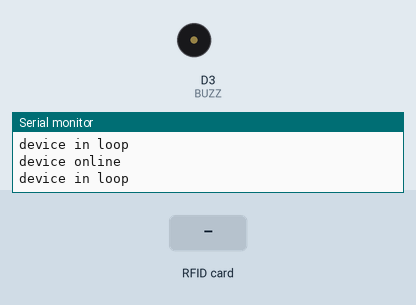
This sketch was run on a simulated ESP8266 (NodeMCU). On the bench: buzzer (waves = sounding, pin HIGH), the last lines printed to the serial monitor. Inputs (shaded band) come from the test bench. WiFi joins after 1.5 s; servers stay silent unless stated; uploads are accepted with an empty reply.

Above: at 6.3 s.
6.4 s: RFID card 5E 7A 19 C4 held to the reader
At 6.79 s:
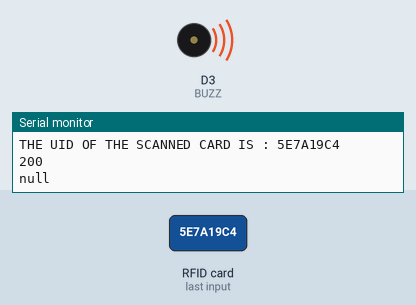
Timing chart, 0 to 9.4 s (numbered marks = the images above; inputs shaded):
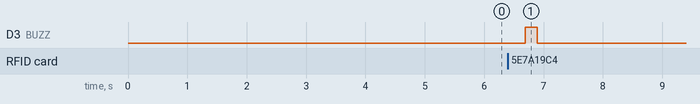

Measured:
- after the input at 6.4 s, D3 (BUZZ): LOW → HIGH after 0.29 s, → LOW 0.20 s later

The sketch:

sketch_apr14a.ino
```cpp
#include <SPI.h>
#include <MFRC522.h>
#include <ESP8266WiFi.h>
#include <ESP8266HTTPClient.h>
#include <WiFiClient.h>
#include <HttpClient.h>
#include <ArduinoJson.h>
#include <Wire.h>

#define SS_PIN D8  //--> SDA // SS is connected to pinout D2
#define RST_PIN D4
MFRC522 mfrc522(SS_PIN, RST_PIN);
#define BUZZ D3

int readsuccess;
byte readcard[4];
char str[32] = "";
String StrUID="";
String serverName = "http://mpap.in/rfid2/uid_insert.php";
HTTPClient http;
WiFiClient client;


void setup() {
  Serial.begin(115200);

  WiFi.mode(WIFI_STA);        //Prevents reconnection issue (taking too long to connect)
  delay(1000);
  WiFi.setSleepMode(WIFI_NONE_SLEEP);
  Serial.println("Communication Started \n\n");
  WiFi.begin("Ankan", "ankan#1230");
  Serial.print("Connecting");

  pinMode(BUZZ, OUTPUT);
  SPI.begin();      //--> Init SPI bus
  mfrc522.PCD_Init();
  delay(10);


  while (WiFi.status() != WL_CONNECTED)
  {
    delay(500);
    Serial.print(".");

    delay(200);
  }
  Serial.print("Connected, IP address: ");
  Serial.println(WiFi.localIP());
  Serial.print("device ok");
  delay(2000);

}

void loop() {
  Serial.print("device in loop \n");
  delay(200);
  if(WiFi.status() == WL_CONNECTED)
  {
    Serial.print("device online \n");
    int readsuccess=getid();
     if(readsuccess)
     {
      Serial.println(StrUID);
        String uid=StrUID;
        String postdata="rfid_uid="+uid;
        //String server=serverName;
        http.begin(client,serverName.c_str());  //Specify request destination
        http.addHeader("Content-Type", "application/x-www-form-urlencoded"); //Specify content-type header

        int httpResponseCode = http.POST(postdata);
        if (httpResponseCode>0)
        {
          String payload = http.getString();
          Serial.println(httpResponseCode);
          Serial.println(payload);
          DynamicJsonDocument doc(1024);
          deserializeJson(doc, payload);
          String status = doc["messssage"];
          Serial.println(status);
          digitalWrite(BUZZ, HIGH);
          http.end();  //Close connection
          delay(200);
          digitalWrite(BUZZ, LOW);
        }
      delay(1000);
     }
  }
  if(WiFi.status() != WL_CONNECTED)
  {
    Serial.print("Not Connected To Wifi");
    digitalWrite(BUZZ, HIGH);
    delay(200);
    digitalWrite(BUZZ, LOW);

  }

}


int getid(){
  if(!mfrc522.PICC_IsNewCardPresent()) {
    return 0;
  }
  if(!mfrc522.PICC_ReadCardSerial()) {
    return 0;

  }

    Serial.print("THE UID OF THE SCANNED CARD IS : ");
    for (int i = 0; i < 4; i++) {
      readcard[i]= mfrc522.uid.uidByte[i];
      array_to_string(readcard, 4, str);
      StrUID = str;

    }
    mfrc522.PICC_HaltA();
    return 1;

}
//--------------------------------------- Change the result of reading an array UID into a string------------------------------------------------------------------------------//
void array_to_string(byte array[], unsigned int len, char buffer[]) {
    for (unsigned int i = 0; i < len; i++)
    {
        byte nib1 = (array[i] >> 4) & 0x0F;
        byte nib2 = (array[i] >> 0) & 0x0F;
        buffer[i*2+0] = nib1  < 0xA ? '0' + nib1  : 'A' + nib1  - 0xA;
        buffer[i*2+1] = nib2  < 0xA ? '0' + nib2  : 'A' + nib2  - 0xA;
    }
    buffer[len*2] = '\0';
}
```
